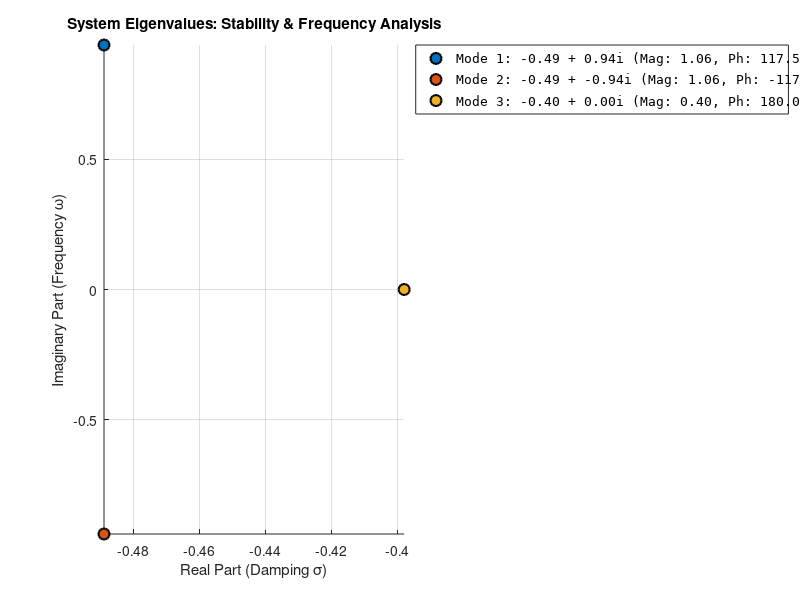
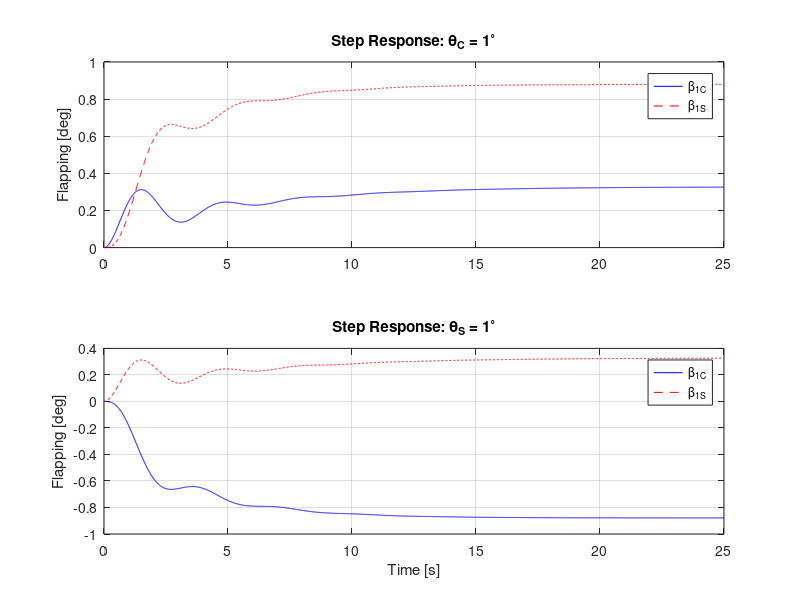
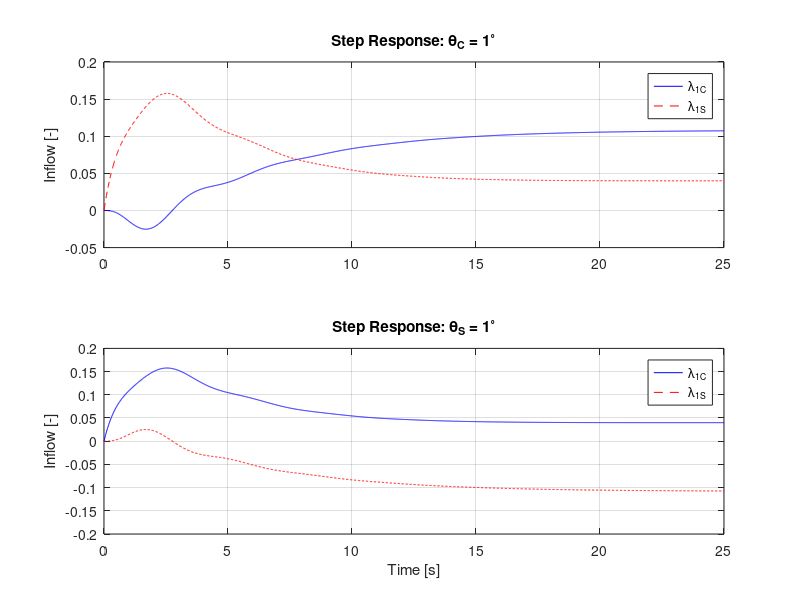
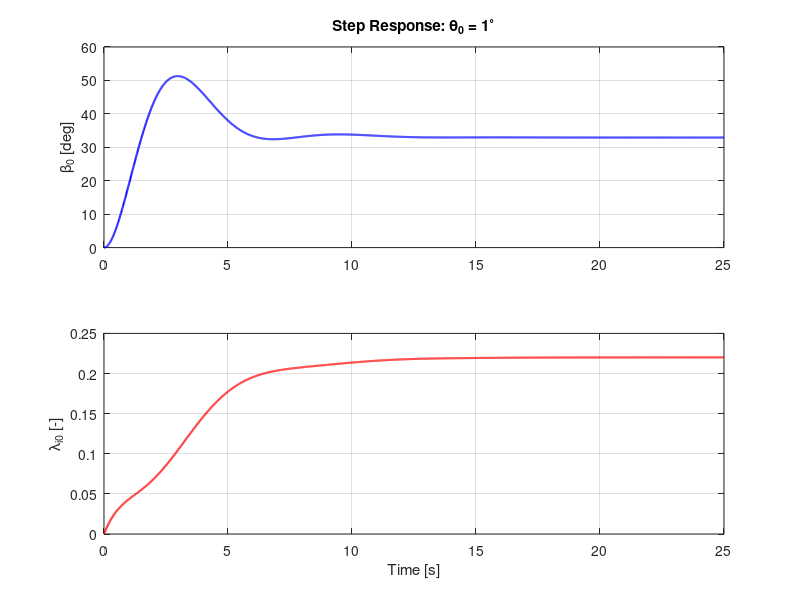

Recreate these plots in MATLAB, in order.
% Helicopter Flapping and Dynamic Inflow Analysis
clear; clc; close all;

% Toggle: 1 = 6x6 Cyclic Analysis | 0 = 3x3 Coning Analysis
isSixVec = [0,1];
pos0 = get(0,"defaultFigurePosition");

for idxSix = 1:2
    isSix = isSixVec(idxSix);

    %% 1. Parameters
    Cl_alpha      = 5.7;
    gamma    = 8.159;
    sigma    = 0.07;
    nu0beta     = 1.12;
    CT       = 0.005117;
    lambda_i = sqrt(CT/2);

    % Using Option 1 for Inflow Constants
    KI = 16 / (pi * 45);
    Km = 8 / (pi * 3); % Note: Km is not used in this specific A-matrix version

    %% 2. Construct Matrix A and B from Images
    % State vector: [beta_dot_1c; beta_dot_1s; beta_1c; beta_1s; lambda_1s; lambda_1c]
    % Inputs: [theta_c; theta_s]

    % Helper variables for clarity
    g8    = gamma / 8;
    g6 = gamma / 6;
    nuSq1 = nu0beta^2 - 1;
    C_inf = (Cl_alpha * sigma) / (16 * KI);
    L_inf = (lambda_i / KI) + C_inf;

    % Following your specific definition for the inflow terms
    C_inf_0 = (Cl_alpha * sigma) / (6 * Km);
    % The term is defined as negative for stability in the A matrix
    L_inf_0 = -(1 / Km) * (4 * lambda_i + (Cl_alpha * sigma / 4));

    if isSix == 1
        A = [ -g8,    -2,    -nuSq1,  -g8,      0,     -g8;
            2,     -g8,     g8,    -nuSq1,  -g8,      0;
            1,      0,      0,      0,      0,      0;
            0,      1,      0,      0,      0,      0;
            0,     -C_inf,  C_inf,  0,     -L_inf,  0;
            -C_inf,  0,      0,     -C_inf,   0,     -L_inf ];
        B = [ g8,      0;
            0,       g8;
            0,       0;
            0,       0;
            0,       C_inf;
            C_inf,   0 ];
    else
        % Matrix A from your derivation (3x3 coning)
        A = [ -g8,      -nu0beta^2,  -g6;
            1,        0,        0;
            -C_inf_0,  0,       L_inf_0 ];
        % Matrix B from your derivation
        B = [ g8;
            0;
            C_inf_0 ];
    end

    %% 3. Eigenvalues and Normalized Eigenvectors
    [V, D] = eig(A);
    ev = diag(D);

    % Custom Normalization:
    % Max element magnitude = 1, Phase of that element = 0 deg
    V_norm = zeros(size(V));
    for k = 1:size(V, 2)
        [max_val, idx] = max(abs(V(:,k)));
        ref_phase = angle(V(idx, k));
        V_norm(:, k) = (V(:, k) / max_val) * exp(-1i * ref_phase);
    end

    % Display Results to Command Window
    disp('Eigenvalues:'); disp(ev);
    for idx = 1:size(V, 2)
        fprintf('\nMode %d Eigenvector (Mag | Phase Deg):\n', idx);
        disp([abs(V_norm(:,idx)), angle(V_norm(:,idx))*180/pi]);
    end

    % --- Section 3 Expansion: Detailed Eigenvalue Map ---
    figure;
    set(gcf,'position',[pos0(1:2) 1.5 *pos0(3), pos0(4)])
    clf; hold on;
    colors_ev = lines; % 6 distinct colors for the 6 modes
    h = zeros(size(V, 2),1);
    for k = 1:size(V, 2)
        % Calculate Magnitude and Phase of the Eigenvalue itself
        ev_mag = abs(ev(k));
        ev_phase = angle(ev(k)) * 180/pi; % Phase in degrees

        % Plot each eigenvalue
        h(k) = plot(real(ev(k)), imag(ev(k)), 'o', 'MarkerSize', 8, ...
            'MarkerFaceColor', colors_ev(k,:), 'Color', 'k', 'LineWidth', 1.5);

        % Construct legend string with Mag and Phase
        ev_labels{k} = sprintf('Mode %d: %.2f + %.2fi (Mag: %.2f, Ph: %.1f°)', ...
            k, real(ev(k)), imag(ev(k)), ev_mag, ev_phase);
    end
    grid on; %xline(0, 'k-', 'LineWidth', 2); yline(0, 'k-', 'LineWidth', 2);
    xlabel('Real Part (Damping \sigma)');
    ylabel('Imaginary Part (Frequency \omega)');
    title('System Eigenvalues: Stability & Frequency Analysis');
    legend(h, ev_labels, 'Location', 'bestoutside', 'FontSize', 9, 'FontName', 'Consolas');
    axis tight;
    hold off;

    %% 4. Time Simulation (Step Inputs)
    deg2rad = pi/180;
    t = 0:0.01:25; % Non-dimensional time

    if isSix == 1

        % Inputs must be (length(t) x num_inputs)
        % Case 1: QC = 1 deg, QS = 0
        u1 = [ones(length(t), 1)*deg2rad, zeros(length(t), 1)];
        % Case 2: QC = 0, QS = 1 deg
        u2 = [zeros(length(t), 1), ones(length(t), 1)*deg2rad];

        sys = ss(A, B, eye(size(A, 1)), 0);
        [y1, t1] = lsim(sys, u1, t);
        [y2, t2] = lsim(sys, u2, t);
    else
        % 3x3 coning
        u = ones(size(t));

        sys_coned = ss(A, B, eye(3), 0);
        [y, t_out] = lsim(sys_coned, u, t);
    end


    %% 5. Plotting (States in Degrees)
    if isSix == 1
        % --- 6x6 Cyclic Results---
        figure(2);
        subplot(2,1,1);
        plot(t, y1(:,3)*180/pi, 'b', t, y1(:,4)*180/pi, 'r--');
        ylabel('Flapping [deg]'); title('Step Response: \theta_C = 1^\circ');
        legend('\beta_{1C}', '\beta_{1S}'); grid on;
        subplot(2,1,2);
        plot(t, y2(:,3)*180/pi, 'b', t, y2(:,4)*180/pi, 'r--');
        ylabel('Flapping [deg]'); xlabel('Time [s]');
        title('Step Response: \theta_S = 1^\circ');
        legend('\beta_{1C}', '\beta_{1S}'); grid on;

        % 6x6 Inflow plotting
        figure(3);
        subplot(2,1,1);
        plot(t, y1(:,5)*180/pi, 'b', t, y1(:,6)*180/pi, 'r--');
        ylabel('Inflow [-]'); title('Step Response: \theta_C = 1^\circ');
        legend('\lambda_{1C}', '\lambda_{1S}'); grid on;
        subplot(2,1,2);
        plot(t, y2(:,5)*180/pi, 'b', t, y2(:,6)*180/pi, 'r--');
        ylabel('Inflow [-]'); xlabel('Time [s]');
        title('Step Response: \theta_S = 1^\circ');
        legend('\lambda_{1C}', '\lambda_{1S}'); grid on;

    else
        % --- 3x3 Coning Results - SINGLE PLOT MODE ---
        figure(4); clf;

        subplot(2,1,1);
        plot(t_out, y(:,2)*180/pi, 'b', 'LineWidth', 1.5);  % beta_0 flapping
        ylabel('\beta_0 [deg]');
        title('Step Response: \theta_0 = 1^\circ');
        grid on;

        subplot(2,1,2);
        plot(t_out, y(:,3), 'r', 'LineWidth', 1.5);         % lambda_i0 inflow
        ylabel('\lambda_{i0} [-]'); xlabel('Time [s]');
        grid on;

        % NO legend needed - only 1 signal per subplot (exactly as requested)
    end
end
